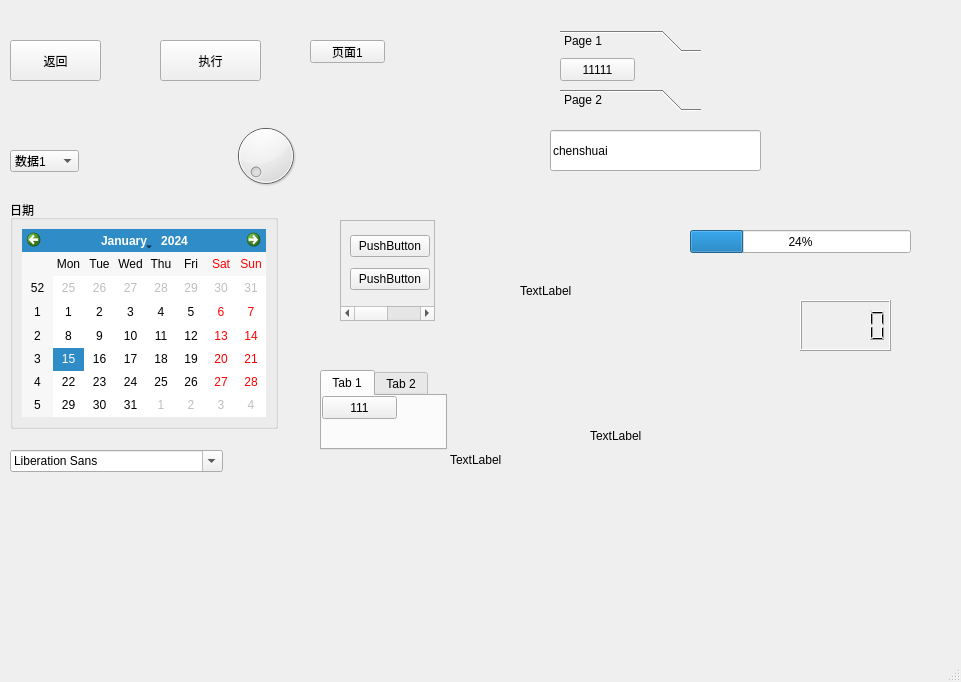
<?xml version="1.0" encoding="UTF-8"?>
<ui version="4.0">
 <class>uiCreat</class>
 <widget class="QMainWindow" name="uiCreat">
  <property name="geometry">
   <rect>
    <x>0</x>
    <y>0</y>
    <width>961</width>
    <height>682</height>
   </rect>
  </property>
  <property name="windowTitle">
   <string>MainWindow</string>
  </property>
  <widget class="QWidget" name="centralwidget">
   <widget class="QComboBox" name="comboBox">
    <property name="geometry">
     <rect>
      <x>10</x>
      <y>150</y>
      <width>69</width>
      <height>22</height>
     </rect>
    </property>
    <item>
     <property name="text">
      <string>数据1</string>
     </property>
    </item>
    <item>
     <property name="text">
      <string>数据2</string>
     </property>
    </item>
    <item>
     <property name="text">
      <string>数据3</string>
     </property>
    </item>
   </widget>
   <widget class="QPushButton" name="pushButton">
    <property name="geometry">
     <rect>
      <x>10</x>
      <y>40</y>
      <width>91</width>
      <height>41</height>
     </rect>
    </property>
    <property name="text">
     <string>返回</string>
    </property>
   </widget>
   <widget class="QPushButton" name="pushButton_2">
    <property name="geometry">
     <rect>
      <x>160</x>
      <y>40</y>
      <width>101</width>
      <height>41</height>
     </rect>
    </property>
    <property name="text">
     <string>执行</string>
    </property>
   </widget>
   <widget class="QStackedWidget" name="stackedWidget">
    <property name="geometry">
     <rect>
      <x>310</x>
      <y>20</y>
      <width>151</width>
      <height>81</height>
     </rect>
    </property>
    <property name="currentIndex">
     <number>1</number>
    </property>
    <widget class="QWidget" name="page_2">
     <widget class="QPushButton" name="pushButton_4">
      <property name="geometry">
       <rect>
        <x>10</x>
        <y>20</y>
        <width>75</width>
        <height>23</height>
       </rect>
      </property>
      <property name="text">
       <string>页面2</string>
      </property>
     </widget>
    </widget>
    <widget class="QWidget" name="page_3">
     <widget class="QPushButton" name="pushButton_12">
      <property name="geometry">
       <rect>
        <x>0</x>
        <y>20</y>
        <width>75</width>
        <height>23</height>
       </rect>
      </property>
      <property name="text">
       <string>页面1</string>
      </property>
     </widget>
    </widget>
   </widget>
   <widget class="QGroupBox" name="groupBox">
    <property name="geometry">
     <rect>
      <x>10</x>
      <y>200</y>
      <width>268</width>
      <height>229</height>
     </rect>
    </property>
    <property name="title">
     <string>日期</string>
    </property>
    <layout class="QVBoxLayout" name="verticalLayout">
     <item>
      <widget class="QCalendarWidget" name="calendarWidget"/>
     </item>
    </layout>
   </widget>
   <widget class="QScrollArea" name="scrollArea">
    <property name="geometry">
     <rect>
      <x>340</x>
      <y>220</y>
      <width>95</width>
      <height>101</height>
     </rect>
    </property>
    <property name="widgetResizable">
     <bool>true</bool>
    </property>
    <widget class="QWidget" name="scrollAreaWidgetContents">
     <property name="geometry">
      <rect>
       <x>0</x>
       <y>0</y>
       <width>174</width>
       <height>82</height>
      </rect>
     </property>
     <layout class="QGridLayout" name="gridLayout">
      <item row="0" column="0">
       <widget class="QPushButton" name="pushButton_7">
        <property name="text">
         <string>PushButton</string>
        </property>
       </widget>
      </item>
      <item row="0" column="1">
       <widget class="QPushButton" name="pushButton_3">
        <property name="text">
         <string>PushButton</string>
        </property>
       </widget>
      </item>
      <item row="1" column="0">
       <widget class="QPushButton" name="pushButton_6">
        <property name="text">
         <string>PushButton</string>
        </property>
       </widget>
      </item>
      <item row="1" column="1">
       <widget class="QPushButton" name="pushButton_8">
        <property name="text">
         <string>PushButton</string>
        </property>
       </widget>
      </item>
     </layout>
    </widget>
   </widget>
   <widget class="QToolBox" name="toolBox">
    <property name="geometry">
     <rect>
      <x>560</x>
      <y>30</y>
      <width>141</width>
      <height>81</height>
     </rect>
    </property>
    <property name="currentIndex">
     <number>0</number>
    </property>
    <widget class="QWidget" name="page">
     <property name="geometry">
      <rect>
       <x>0</x>
       <y>0</y>
       <width>141</width>
       <height>29</height>
      </rect>
     </property>
     <attribute name="label">
      <string>Page 1</string>
     </attribute>
     <widget class="QPushButton" name="pushButton_5">
      <property name="geometry">
       <rect>
        <x>0</x>
        <y>0</y>
        <width>75</width>
        <height>23</height>
       </rect>
      </property>
      <property name="text">
       <string>11111</string>
      </property>
     </widget>
    </widget>
    <widget class="QWidget" name="page_4">
     <property name="geometry">
      <rect>
       <x>0</x>
       <y>0</y>
       <width>141</width>
       <height>29</height>
      </rect>
     </property>
     <attribute name="label">
      <string>Page 2</string>
     </attribute>
     <widget class="QPushButton" name="pushButton_9">
      <property name="geometry">
       <rect>
        <x>0</x>
        <y>0</y>
        <width>75</width>
        <height>23</height>
       </rect>
      </property>
      <property name="text">
       <string>22222</string>
      </property>
     </widget>
    </widget>
   </widget>
   <widget class="QTabWidget" name="tabWidget">
    <property name="geometry">
     <rect>
      <x>320</x>
      <y>370</y>
      <width>127</width>
      <height>80</height>
     </rect>
    </property>
    <property name="currentIndex">
     <number>0</number>
    </property>
    <widget class="QWidget" name="tab">
     <attribute name="title">
      <string>Tab 1</string>
     </attribute>
     <widget class="QPushButton" name="pushButton_10">
      <property name="geometry">
       <rect>
        <x>0</x>
        <y>0</y>
        <width>75</width>
        <height>23</height>
       </rect>
      </property>
      <property name="text">
       <string>111</string>
      </property>
     </widget>
    </widget>
    <widget class="QWidget" name="tab_2">
     <attribute name="title">
      <string>Tab 2</string>
     </attribute>
     <widget class="QPushButton" name="pushButton_11">
      <property name="geometry">
       <rect>
        <x>0</x>
        <y>0</y>
        <width>75</width>
        <height>23</height>
       </rect>
      </property>
      <property name="text">
       <string>222222</string>
      </property>
     </widget>
    </widget>
   </widget>
   <widget class="QFontComboBox" name="fontComboBox">
    <property name="geometry">
     <rect>
      <x>10</x>
      <y>450</y>
      <width>213</width>
      <height>22</height>
     </rect>
    </property>
   </widget>
   <widget class="QLineEdit" name="lineEdit">
    <property name="geometry">
     <rect>
      <x>550</x>
      <y>130</y>
      <width>211</width>
      <height>41</height>
     </rect>
    </property>
    <property name="text">
     <string>chenshuai</string>
    </property>
   </widget>
   <widget class="QDial" name="dial">
    <property name="geometry">
     <rect>
      <x>230</x>
      <y>120</y>
      <width>71</width>
      <height>71</height>
     </rect>
    </property>
   </widget>
   <widget class="QLabel" name="labelimg">
    <property name="geometry">
     <rect>
      <x>450</x>
      <y>410</y>
      <width>100</width>
      <height>100</height>
     </rect>
    </property>
    <property name="text">
     <string>TextLabel</string>
    </property>
   </widget>
   <widget class="QLabel" name="labelgif">
    <property name="geometry">
     <rect>
      <x>590</x>
      <y>390</y>
      <width>171</width>
      <height>91</height>
     </rect>
    </property>
    <property name="text">
     <string>TextLabel</string>
    </property>
   </widget>
   <widget class="QLabel" name="labelurl">
    <property name="geometry">
     <rect>
      <x>520</x>
      <y>270</y>
      <width>191</width>
      <height>41</height>
     </rect>
    </property>
    <property name="text">
     <string>TextLabel</string>
    </property>
   </widget>
   <widget class="QLCDNumber" name="lcdNumber">
    <property name="geometry">
     <rect>
      <x>800</x>
      <y>300</y>
      <width>91</width>
      <height>51</height>
     </rect>
    </property>
   </widget>
   <widget class="QProgressBar" name="progressBar">
    <property name="geometry">
     <rect>
      <x>690</x>
      <y>230</y>
      <width>221</width>
      <height>23</height>
     </rect>
    </property>
    <property name="value">
     <number>24</number>
    </property>
   </widget>
   <widget class="smallWidget" name="widget" native="true">
    <property name="geometry">
     <rect>
      <x>10</x>
      <y>520</y>
      <width>301</width>
      <height>51</height>
     </rect>
    </property>
   </widget>
  </widget>
  <widget class="QMenuBar" name="menubar">
   <property name="geometry">
    <rect>
     <x>0</x>
     <y>0</y>
     <width>961</width>
     <height>23</height>
    </rect>
   </property>
  </widget>
  <widget class="QStatusBar" name="statusbar"/>
 </widget>
 <customwidgets>
  <customwidget>
   <class>smallWidget</class>
   <extends>QWidget</extends>
   <header location="global">smallwidget.h</header>
   <container>1</container>
  </customwidget>
 </customwidgets>
 <resources/>
 <connections/>
</ui>
